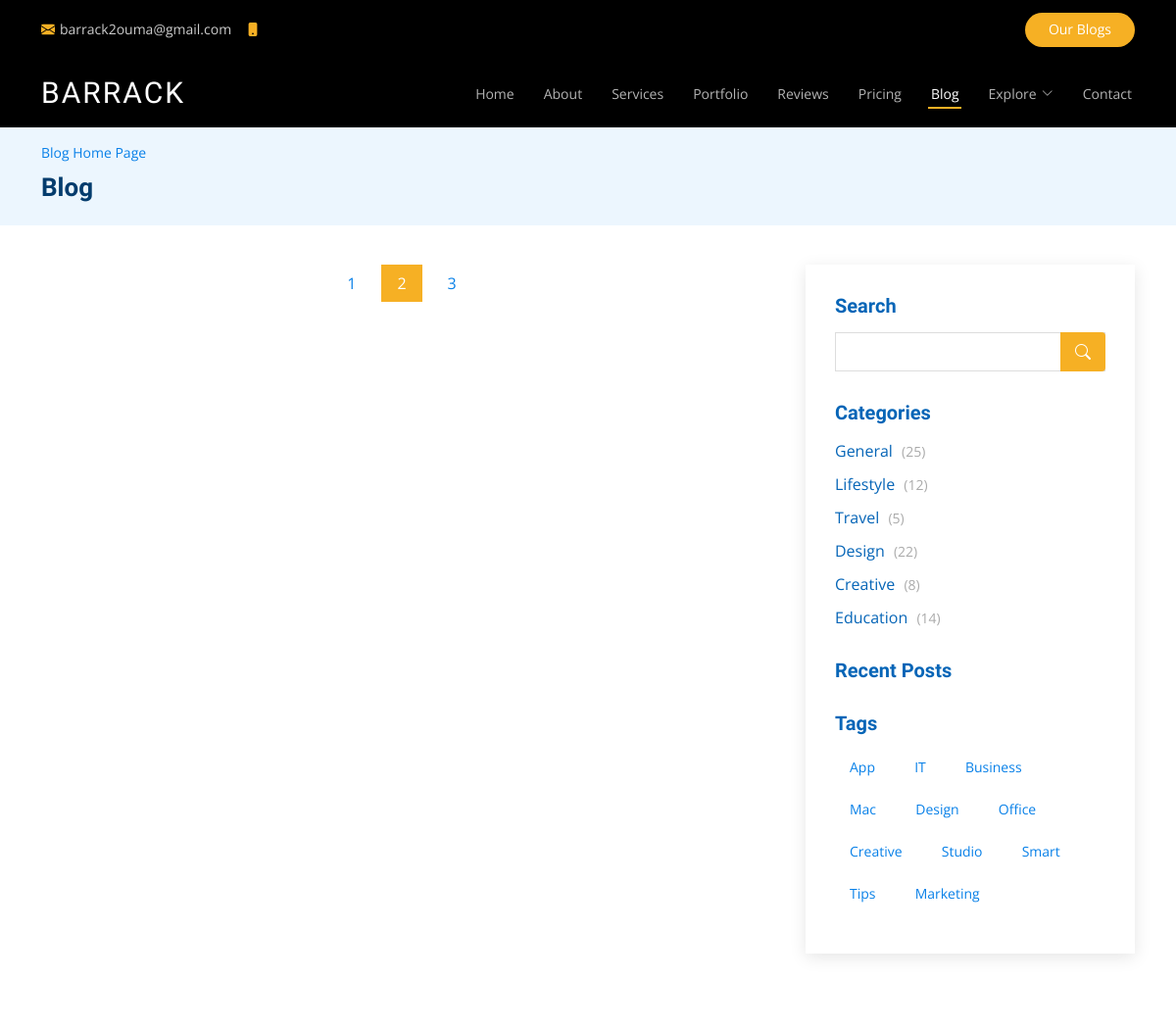
/blog (upper part), run on an earlier commit of the app's database.
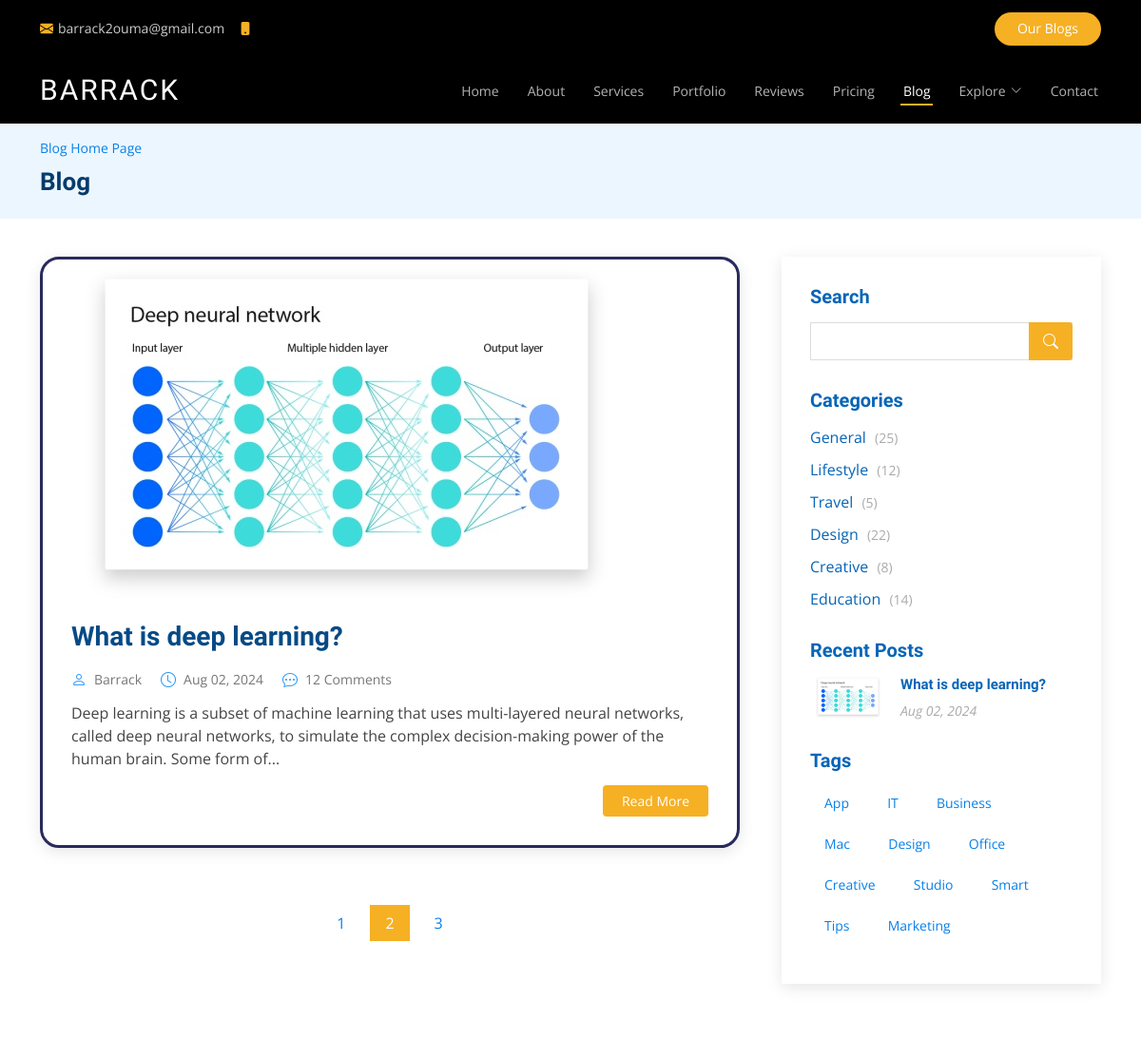
And on a later commit of the database.
### main.py (models this page shows, shortened)
class Post(db.Model):
    id = db.Column(db.Integer, primary_key=True)
    title = db.Column(db.String(100), nullable=False)
    slug = db.Column(db.String(100), unique=True, nullable=False)
    intro = db.Column(db.Text, nullable=False)
    paragraph_1 = db.Column(db.Text, nullable=False)
    my_back_quote = db.Column(db.Text, nullable=True)
    subheading = db.Column(db.Text, nullable=True)
    paragraph_2 = db.Column(db.Text, nullable=True)
    paragraph_3 = db.Column(db.Text, nullable=True)
    conclusion = db.Column(db.Text, nullable=True)
    created_at = db.Column(db.DateTime, default=datetime.utcnow)
    image = db.Column(db.String(20), nullable=True)
    image_2 = db.Column(db.String(20), nullable=True)
    category_id = db.Column(db.Integer, db.ForeignKey('category.id'), nullable=True)
    category = db.relationship('Category', backref='posts')

### main.py (the view)
@app.route('/blog')
def blog():
    posts = Post.query.all()
    recent_posts = sorted(posts, key=lambda x: x.created_at, reverse=True)[:4]
    for post in posts:
        print(f"Post Title: {post.title}, Image: {post.image}")
    return render_template('blog.html', posts=posts, recent_posts=recent_posts)

### main.py (called while the page is built)
def truncatewords(value, num_words):
    words = value.split()
    return ' '.join(words[:num_words]) + '...' if len(words) > num_words else value

### templates/blog.html (shortened to what this page needs)
<!DOCTYPE html>
<html lang="en">
  <head>
    <link href="{{ url_for('static', filename='assets/vendor/animate.css/animate.min.css') }}" rel="stylesheet" />
    <link href="{{ url_for('static', filename='assets/vendor/aos/aos.css') }}" rel="stylesheet" />
    <link href="{{ url_for('static', filename='assets/vendor/bootstrap/css/bootstrap.min.css') }}" rel="stylesheet" />
    <link href="{{ url_for('static', filename='assets/vendor/bootstrap-icons/bootstrap-icons.css') }}" rel="stylesheet" />
    <link href="{{ url_for('static', filename='assets/vendor/boxicons/css/boxicons.min.css') }}" rel="stylesheet" />
    <link href="{{ url_for('static', filename='assets/vendor/glightbox/css/glightbox.min.css') }}" rel="stylesheet" />
    <link href="{{ url_for('static', filename='assets/vendor/remixicon/remixicon.css') }}" rel="stylesheet" />
    <link href="{{ url_for('static', filename='assets/vendor/swiper/swiper-bundle.min.css') }}" rel="stylesheet" />
    <link href="{{ url_for('static', filename='assets/css/style.css') }}" rel="stylesheet" />
  </head>
  <body>
    <div id="topbar" class="fixed-top d-flex align-items-center topbar-inner-pages">
      <div class="container d-flex align-items-center justify-content-center justify-content-md-between">
        <div class="contact-info d-flex align-items-center">
          <i class="bi bi-envelope-fill"></i>
          <a href="mailto:contact@example.com">barrack2ouma@gmail.com</a>
          <i class="bi bi-phone-fill phone-icon"></i> +254 7699 46415
        </div>
        <div class="cta d-none d-md-block">
          <a href="#" class="scrollto">Our Blogs</a>
        </div>
      </div>
    </div>
    <header id="header" class="fixed-top d-flex align-items-center header-inner-pages">
      <div class="container d-flex align-items-center justify-content-between">
        <h1 class="logo"><a href="{{ url_for('home') }}">BARRACK</a></h1>
        <nav id="navbar" class="navbar">
          <ul>
            <li>
              <a class="nav-link scrollto" href="{{ url_for('home') }}">Home</a>
            </li>
            <li>
              <a class="nav-link scrollto" href="{{ url_for('home') }}#about">About</a>
            </li>
            <li>
              <a class="nav-link scrollto" href="{{ url_for('home') }}#services">Services</a>
            </li>
            <li>
              <a class="nav-link scrollto" href="{{ url_for('home') }}#portfolio">Portfolio</a>
            </li>
            <li>
              <a class="nav-link scrollto" href="{{ url_for('home') }}#team">Reviews</a>
            </li>
            <li>
              <a class="nav-link scrollto" href="{{ url_for('home') }}#pricing">Pricing</a>
            </li>
            <li>
              <a class="active" href="{{ url_for('blog') }}">Blog</a>
            </li>
            <li class="dropdown">
              <a href="#"><span>Explore</span> <i class="bi bi-chevron-down"></i></a>
            </li>
            <li>
              <a class="nav-link scrollto" href="{{ url_for('home') }}#contact">Contact</a>
            </li>
          </ul>
        </nav>
      </div>
    </header>
    <main id="main">
      <section id="breadcrumbs" class="breadcrumbs">
        <div class="container">
          <ol>
            <li>
              <a href="{{ url_for('blog') }}">Blog Home Page</a>
            </li>
          </ol>
          <h2>Blog</h2>
        </div>
      </section>
      <section id="blog" class="blog">
        <div class="container" data-aos="fade-up">
          <div class="row">
            <div class="col-lg-8 entries">
              {% for post in posts %}
                <article class="entry">
                  {% if post.image %}
                    <div class="entry-img">
                      <img src="{{ url_for('uploaded_file', filename=post.image) }}" alt="" class="img-fluid" />
                    </div>
                  {% endif %}
                  <h2 class="entry-title"><a href="{{ url_for('blog_single', slug=post.slug) }}">{{ post.title }}</a></h2>
                  <div class="entry-meta">
                    <ul>
                      <li class="d-flex align-items-center">
                        <i class="bi bi-person"></i> <a href="{{ url_for('blog_single', slug=post.slug) }}">Barrack</a>
                      </li>
                      <li class="d-flex align-items-center">
                        <i class="bi bi-clock"></i> <a href="{{ url_for('blog_single', slug=post.slug) }}"><time datetime="{{ post.created_at.strftime('%Y-%m-%d') }}">{{ post.created_at.strftime('%b %d, %Y') }}</time></a>
                      </li>
                      <li class="d-flex align-items-center">
                        <i class="bi bi-chat-dots"></i> <a href="{{ url_for('blog_single', slug=post.slug) }}">12 Comments</a>
                      </li>
                    </ul>
                  </div>
                  <div class="entry-content">
                    <p>{{ post.intro|truncatewords(30) }}</p>
                    <div class="read-more">
                      <a href="{{ url_for('blog_single', slug=post.slug) }}">Read More</a>
                    </div>
                  </div>
                </article>
              {% endfor %}
              <div class="blog-pagination">
                <ul class="justify-content-center">
                  <li>
                    <a href="#">1</a>
                  </li>
                  <li class="active">
                    <a href="#">2</a>
                  </li>
                  <li>
                    <a href="#">3</a>
                  </li>
                </ul>
              </div>
            </div>
            <div class="col-lg-4">
              <div class="sidebar">
                <h3 class="sidebar-title">Search</h3>
                <div class="sidebar-item search-form">
                  <form action="">
                    <input type="text" />
                    <button type="submit"><i class="bi bi-search"></i></button>
                  </form>
                </div>
                <h3 class="sidebar-title">Categories</h3>
                <div class="sidebar-item categories">
                  <ul>
                    <li>
                      <a href="#">General <span>(25)</span></a>
                    </li>
                    <li>
                      <a href="#">Lifestyle <span>(12)</span></a>
                    </li>
                    <li>
                      <a href="#">Travel <span>(5)</span></a>
                    </li>
                    <li>
                      <a href="#">Design <span>(22)</span></a>
                    </li>
                    <li>
                      <a href="#">Creative <span>(8)</span></a>
                    </li>
                    <li>
                      <a href="#">Education <span>(14)</span></a>
                    </li>
                  </ul>
                </div>
                <h3 class="sidebar-title">Recent Posts</h3>
                <div class="sidebar-item recent-posts">
                  {% for post in recent_posts %}
                    <div class="post-item clearfix">
                      <img src="{{ url_for('uploaded_file', filename=post.image) }}" alt="" />
                      <h4><a href="{{ url_for('blog_single', slug=post.slug) }}">{{ post.title }}</a></h4>
                      <time datetime="{{ post.created_at.strftime('%Y-%m-%d') }}">{{ post.created_at.strftime('%b %d, %Y') }}</time>
                    </div>
                  {% endfor %}
                </div>
                <h3 class="sidebar-title">Tags</h3>
                <div class="sidebar-item tags">
                  <ul>
                    <li>
                      <a href="#">App</a>
                    </li>
                    <li>
                      <a href="#">IT</a>
                    </li>
                    <li>
                      <a href="#">Business</a>
                    </li>
                    <li>
                      <a href="#">Mac</a>
                    </li>
                    <li>
                      <a href="#">Design</a>
                    </li>
                    <li>
                      <a href="#">Office</a>
                    </li>
                    <li>
                      <a href="#">Creative</a>
                    </li>
                    <li>
                      <a href="#">Studio</a>
                    </li>
                    <li>
                      <a href="#">Smart</a>
                    </li>
                    <li>
                      <a href="#">Tips</a>
                    </li>
                    <li>
                      <a href="#">Marketing</a>
                    </li>
                  </ul>
                </div>
              </div>
            </div>
          </div>
        </div>
      </section>
    </main>
  </body>
</html>

What changed in the data, as far as the page shows it:
added Post: image (picture), title "What is deep learning?", created_at "Aug 02, 2024", intro "Deep learning is a subset of machine learning that uses multi-layered neural networks, called deep neural networks, to simulate the complex decision-making power of the human brain. Some form of..."
